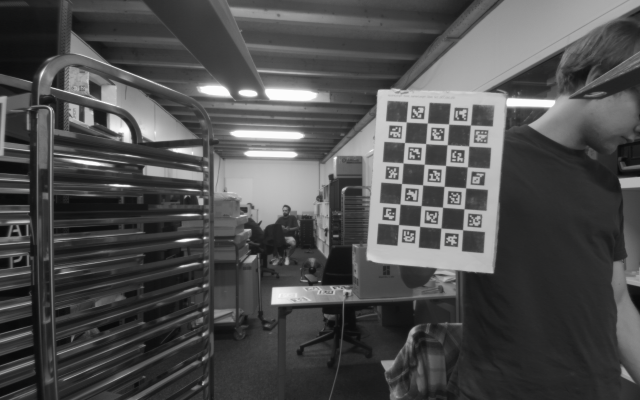
#> input picture stereo_calib_images/left/000.png, 1280 x 800 px (shown at 1/2 size)
$ python -i stereo_focus_calibrator.py   (imports and definitions only)   (older library calls are emulated)
#> lines starting #> are read from the running program, lines starting #| are printed output that depends on the picture
#!/usr/bin/env python3

import argparse
import csv
import os
import time
from datetime import datetime

import cv2
import numpy as np
from picamera2 import Picamera2


# ------------------------------------------------------------
# Focus / image quality metrics
# ------------------------------------------------------------

# [16 lines left out: function center_crop, not called in this run]


def calculate_metrics(rgb_frame):
    """
    Calculates useful focus and image quality values.

    Main values:
    - laplacian_var: most useful focus value. Higher = sharper.
    - tenengrad: gradient-based sharpness. Higher = sharper.
    - brightness: average brightness. Too low/high is bad.
    - contrast: gray standard deviation. Higher usually means more visible detail.
    - clipped_dark_pct / clipped_bright_pct: percentage of under/overexposed pixels.
    """
    gray = cv2.cvtColor(rgb_frame, cv2.COLOR_RGB2GRAY)

    laplacian_var = cv2.Laplacian(gray, cv2.CV_64F).var()
#> laplacian_var = 158.2

    sobel_x = cv2.Sobel(gray, cv2.CV_64F, 1, 0, ksize=3)
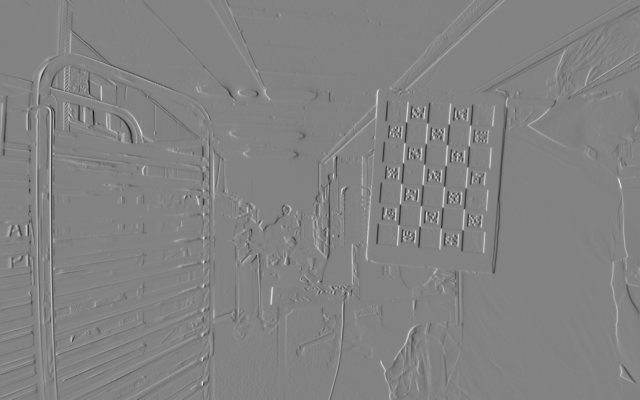
#> sobel_x: shape (800, 1280) float64 (shown at 1/2 size); min -557, max 531, mean 0.1; drawn with min black and max white
    sobel_y = cv2.Sobel(gray, cv2.CV_64F, 0, 1, ksize=3)
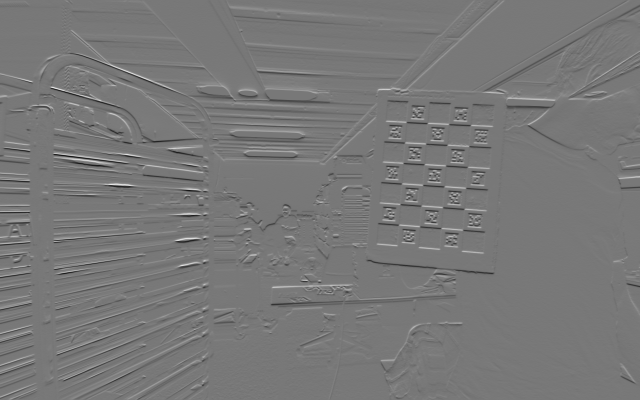
#> sobel_y: shape (800, 1280) float64 (shown at 1/2 size); min -633, max 707, mean -0.4; drawn with min black and max white
    tenengrad = np.mean(sobel_x ** 2 + sobel_y ** 2)
#> tenengrad = 5797

    brightness = float(np.mean(gray))
#> brightness = 78.17
    contrast = float(np.std(gray))
#> contrast = 51.72

    clipped_dark_pct = 100.0 * np.mean(gray <= 5)
#> clipped_dark_pct = 0
    clipped_bright_pct = 100.0 * np.mean(gray >= 250)
#> clipped_bright_pct = 0.709

    return {
        "laplacian_var": float(laplacian_var),
        "tenengrad": float(tenengrad),
        "brightness": brightness,
        "contrast": contrast,
        "clipped_dark_pct": float(clipped_dark_pct),
        "clipped_bright_pct": float(clipped_bright_pct),
    }


# [291 lines left out: functions draw_metrics, make_camera, resize_to_width, save_snapshot, main, not called in this run]


# [2 lines not run here, left out]

>>> import cv2
>>> picture = cv2.cvtColor(cv2.imread('stereo_calib_images/left/000.png'), cv2.COLOR_BGR2RGB)
>>> result = calculate_metrics(picture)
#> result = {'laplacian_var': 158.2, 'tenengrad': 5797, 'brightness': 78.17, 'contrast': 51.72, 'clipped_dark_pct': 0, 'clipped_bright_pct': 0.709}

$ run again, on stereo_calib_images/left/003.png
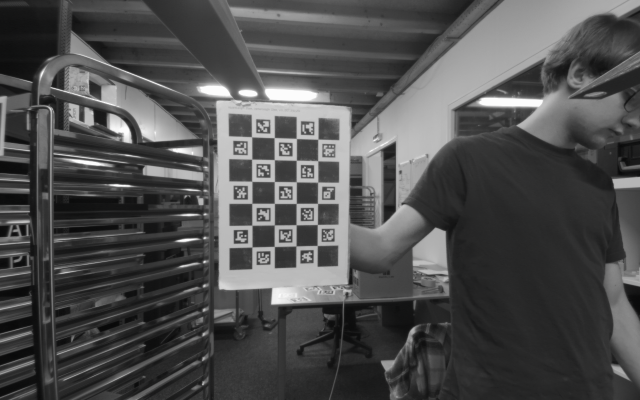
#> input picture stereo_calib_images/left/003.png, 1280 x 800 px (shown at 1/2 size)
#> laplacian_var = 158.6
#> in calculate_metrics, `sobel_x = cv2.Sobel(gray, cv2.CV_64F, 1, 0, ksize=3)`:
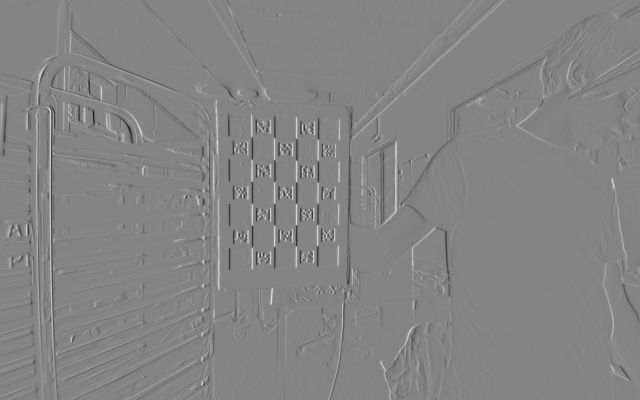
#> sobel_x: shape (800, 1280) float64 (shown at 1/2 size); min -573, max 533, mean 0.1; drawn with min black and max white
#> in calculate_metrics, `sobel_y = cv2.Sobel(gray, cv2.CV_64F, 0, 1, ksize=3)`:
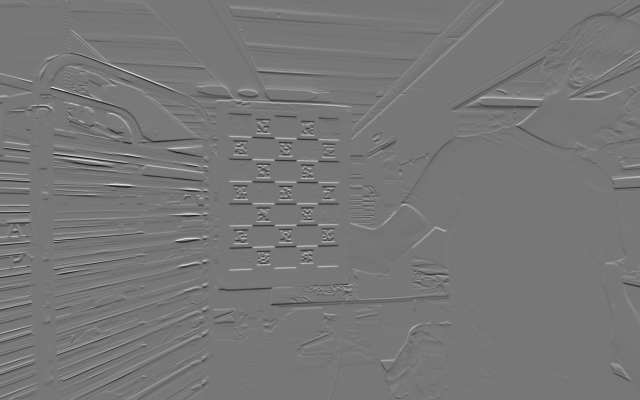
#> sobel_y: shape (800, 1280) float64 (shown at 1/2 size); min -643, max 729, mean -0.4; drawn with min black and max white
#> tenengrad = 5846.2
#> brightness = 78.73
#> contrast = 51.88
#> clipped_dark_pct = 0
#> clipped_bright_pct = 0.561
#> result = {'laplacian_var': 158.6, 'tenengrad': 5846.2, 'brightness': 78.73, 'contrast': 51.88, 'clipped_dark_pct': 0, 'clipped_bright_pct': 0.561}
